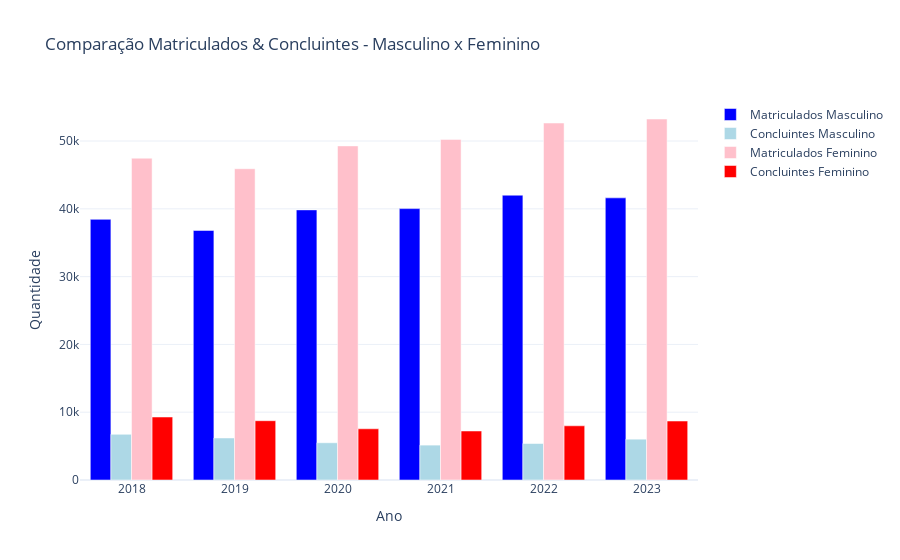

The notebook cell this image was saved under:
### Code cell
# Agrupando os dados por ano
dados_agrupados = dados_censo_padronizado.groupby('NU_ANO_CENSO').sum()

# Criando a figura comparativa
fig_comparativo = go.Figure()

# 🔹 Masculino
fig_comparativo.add_trace(go.Bar(x=dados_agrupados.index, y=dados_agrupados["QT_MAT_MASC"], name="Matriculados Masculino", marker_color="blue"))
fig_comparativo.add_trace(go.Bar(x=dados_agrupados.index, y=dados_agrupados["QT_CONC_MASC"], name="Concluintes Masculino", marker_color="lightblue"))

# 🔹 Feminino
fig_comparativo.add_trace(go.Bar(x=dados_agrupados.index, y=dados_agrupados["QT_MAT_FEM"], name="Matriculados Feminino", marker_color="pink"))
fig_comparativo.add_trace(go.Bar(x=dados_agrupados.index, y=dados_agrupados["QT_CONC_FEM"], name="Concluintes Feminino", marker_color="red"))

# 🔹 Layout interativo
fig_comparativo.update_layout(
    title="Comparação Matriculados & Concluintes - Masculino x Feminino",
    xaxis_title="Ano",
    yaxis_title="Quantidade",
    barmode="group",
    template="plotly_white"
)

### Figure 1 — Plotly figure (JSON) as saved in the notebook; plotly's stock layout.template omitted (floating-point values rounded to 4 significant figures)
{"data": [{"marker": {"color": "blue"}, "name": "Matriculados Masculino", "type": "bar", "x": ["2018", "2019", "2020", "2021", "2022", "2023"], "y": [38450.0, 36810.0, 39840.0, 40030.0, 42010.0, 41620.0]}, {"marker": {"color": "lightblue"}, "name": "Concluintes Masculino", "type": "bar", "x": ["2018", "2019", "2020", "2021", "2022", "2023"], "y": [6741.0, 6198.0, 5495.0, 5146.0, 5382.0, 6021.0]}, {"marker": {"color": "pink"}, "name": "Matriculados Feminino", "type": "bar", "x": ["2018", "2019", "2020", "2021", "2022", "2023"], "y": [47470.0, 45920.0, 49280.0, 50240.0, 52660.0, 53250.0]}, {"marker": {"color": "red"}, "name": "Concluintes Feminino", "type": "bar", "x": ["2018", "2019", "2020", "2021", "2022", "2023"], "y": [9290.0, 8746.0, 7551.0, 7226.0, 7993.0, 8697.0]}], "layout": {"barmode": "group", "title": {"text": "Comparação Matriculados & Concluintes - Masculino x Feminino"}, "xaxis": {"title": {"text": "Ano"}}, "yaxis": {"title": {"text": "Quantidade"}}}}
